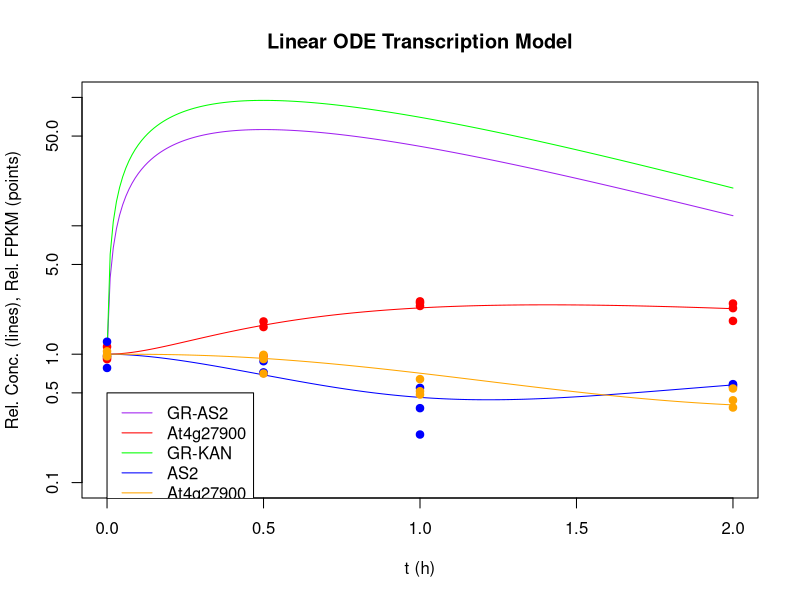

R code for this plot:
##
## solve linear transcription model for a direct target in one condition and direct and indirect target in another condition
## subject to constraint that c1max,t1max are the same (assumed similar GR penetration into nucleus in both conditions)
## as well as gamma12,gamma2 in first case equals gamma23,gamma3 in second case
##

require("deSolve")

## trans rate and loss rate for first condition direct target, per hour
## GR-AS2 -> At4g27900
gamma12a = 0.073
gamma2a = 0.7

## trans rate and loss rate for second condition direct target, per hour
## GR-KAN -> AS2
gamma12b = -0.018
gamma2b = 1.1

## trans rate and loss rate for second condition indirect target, per hour
## AS2 -> At4g27900
gamma23b = 2.3
gamma3b = 0.7

## ratios of initial concentrations
C12a = 0.539 # AS2/At4g27900
C12b = 0.628 # KAN/AS2
C23b = C12a  # AS2/At4g27900

## c1(t) is given, the externally-induced TF concentration
aa = 300
ab = aa*85/50
ba = 2.0
bb = 2.0

c1a = function(t) {
  return(1 + aa*t*exp(-ba*t))
}
c1b = function(t) {
  return(1 + ab*t*exp(-bb*t))
}

## derivatives for c2a
derivsa = function(t, y, parms) {
  c2a = y[1]
  return( list( c( -gamma2a*(c2a-1)+gamma12a*C12a*(c1a(t)-1) )))
}

## derivatives for c2b and c3b
derivsb = function(t, y, parms) {
  c2b = y[1]
  c3b = y[2]
  return( list( c( -gamma2b*(c2b-1)+gamma12b*C12b*(c1b(t)-1), -gamma3b*(c3b-1)+gamma23b*C23b*(c2b-1) )))
}

## time array
times = seq(from=0, to=2, by=0.01)

## calculate; starting relative concentrations are 1 by definition
outa = ode(y=c(1), times=times, func=derivsa, parms=NULL)
outb = ode(y=c(1,1), times=times, func=derivsb, parms=NULL)

## kludge, sorry!
c1at = times
for (i in 1:length(times)) {
  c1at[i] = c1a(times[i])
}
c1bt = times
for (i in 1:length(times)) {
  c1bt[i] = c1b(times[i])
}

## TF concentration
plot(times, c1at, type="l", xlab="t (h)", ylab="Rel. Conc. (lines), Rel. FPKM (points)", main="Linear ODE Transcription Model", col="purple", log="y", ylim=c(.1,100))
lines(times, c1bt, col="green")

## condition a transcript
lines(outa[,1], outa[,2], col="red")

## condition b transcripts
lines(outb[,1], outb[,2], col="blue")
lines(outb[,1], outb[,3], col="orange")

## experimental times
t = c( 0,0,0, 30,30,30, 60,60,60, 120,120,120)/60
## At4g27900 under GR-AS2
GRAS2.At4g27900 = c( 0.9417431,1.143665,0.9145921, 1.62699,1.799639,0.9679873, 2.37361,2.580802,2.509264, 2.480963,2.283664,1.815969 )
## At1g65620 (AS2) under GR-KAN
GRKAN.At1g65620 = c( 1.250928,0.9676416,0.7814302, 0.8818608,0.7136073,0.7217256, 0.5466891,0.2368291,0.3799573, 0.5752782,0.5846687,0.5599046 )
## At4g27900 under GR-KAN
GRKAN.At4g27900 = c( 0.9858,0.9618472,1.052353, 0.9163274,0.9889606,0.7061309, 0.514636,0.6396041,0.4848489, 0.384317,0.4377428,0.5405878 )

legend(0, 0.5, c("GR-AS2","At4g27900","GR-KAN", "AS2","At4g27900"), lty=1, col=c("purple","red","green","blue","orange"))



total = 0

points(t, GRAS2.At4g27900, pch=19, col="red")
sumsq = sum((GRAS2.At4g27900[1:3]-outa[1,2])^2) + sum((GRAS2.At4g27900[4:6]-outa[51,2])^2) + sum((GRAS2.At4g27900[7:9]-outa[101,2])^2) + sum((GRAS2.At4g27900[10:12]-outa[201,2])^2)
print(paste("GRAS2.At4g27900",signif(sumsq,4)))
total = total + sumsq

points(t, GRKAN.At1g65620, pch=19, col="blue")
sumsq = sum((GRKAN.At1g65620[1:3]-outb[1,2])^2) + sum((GRKAN.At1g65620[4:6]-outb[51,2])^2) + sum((GRKAN.At1g65620[7:9]-outb[101,2])^2) + sum((GRKAN.At1g65620[10:12]-outb[201,2])^2)
print(paste("GRKAN.At1g65620",signif(sumsq,4)))
total = total + sumsq

points(t, GRKAN.At4g27900, pch=19, col="orange")
sumsq = sum((GRKAN.At4g27900[1:3]-outb[1,3])^2) + sum((GRKAN.At4g27900[4:6]-outb[51,3])^2) + sum((GRKAN.At4g27900[7:9]-outb[101,3])^2) + sum((GRKAN.At4g27900[10:12]-outb[201,3])^2)
print(paste("GRKAN.At4g27900",signif(sumsq,4)))
total = total + sumsq

print(paste("TOTAL", signif(total,4)))
